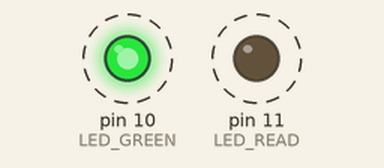
The sketch below on a simulated Arduino Uno, built with avr-gcc and run on an emulated ATmega328P. On the bench: output pins drawn as LEDs (lit = HIGH). Dashed ring = blinking.

Above: at 0.2 s.
Timing chart, 0 to 3.0 s (numbered marks = the images above):
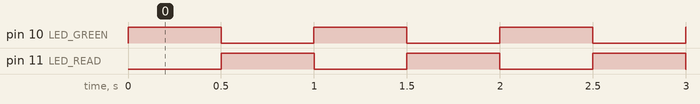

The sketch:

cyc.ino
```cpp
/*
 周期処理

 https://garchiving.com/how-to-use-timer-interrupt-with-arduino/?msclkid=c63f76ecad7311ecadb00c32707cad49
 Timer1を使用して割込み処理を行う
 Timer0は関数で使われているので割込みとして使用できない

 Arduinoのクロック周波数は16MHzのため、1カウントは1/16MHz=0.0625μs
 */

#define UInt8 short

#define LED_READ 11
#define LED_GREEN 10
#define LED_BLUE 9

#define PWM_OFFSET 255
#define OFFSET_READ 0
#define OFFSET_GREAN 0
#define OFFSET_BLUE 0

UInt8 STEP = 1; // デューティー比の変化(ステップ数)
UInt8 DutyBlue;

UInt8 Duty = 0;

void setup()
{
    pinMode(LED_GREEN, OUTPUT);
    pinMode(LED_READ, OUTPUT);

    TCCR1A = 0;
    TCCR1B = 0;
    TCCR1B |= (1 << WGM12) | (1 << CS12); // CTCmode //prescaler to 256
    OCR1A = 31250 - 1;                    /* 0.0625μs*31250*256 = 500ms */
    TIMSK1 |= (1 << OCIE1A);              /* 割込み許可 */
}

ISR(TIMER1_COMPA_vect)
{
    digitalWrite(LED_GREEN, !digitalRead(LED_GREEN));
    digitalWrite(LED_READ, !digitalRead(LED_GREEN));
}

void loop()
{
}
```

Measured:
- by itself, pin 10 (LED_GREEN), pin 11 (LED_READ): alternates HIGH for 0.50 s and LOW for 0.50 s
